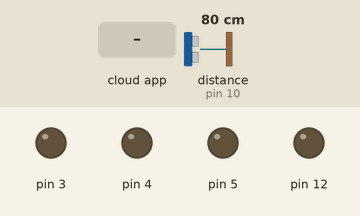
Simulated run of this sketch. Board: Arduino Uno, built with avr-gcc and run on an emulated ATmega328P. Shown: output pins drawn as LEDs (lit = HIGH). Inputs (shaded band) come from the test bench; at power-on: distance to the obstacle (sensor on pin 10) 80 cm. The echo pulse lasts 58.3 µs per cm; the ROS host is connected and sends only what is stated.

Above: at 1.2 s.
1.3 s: the phone or cloud app sets sender to 45
At 1.9 s:
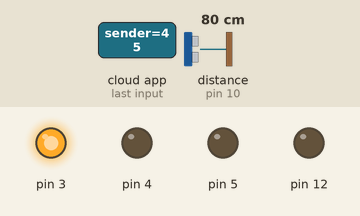
2.8 s: the phone or cloud app sets sender to 0
At 3.4 s:
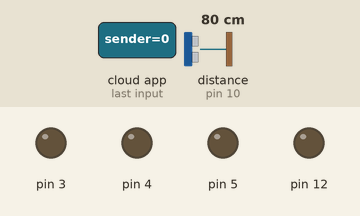
4.3 s: the phone or cloud app sets sender to 90
At 5.0 s:
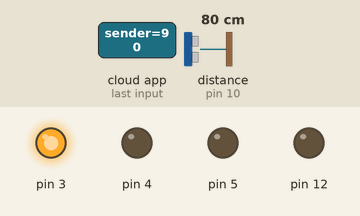
Timing chart, 0 to 7.3 s (numbered marks = the images above; inputs shaded):
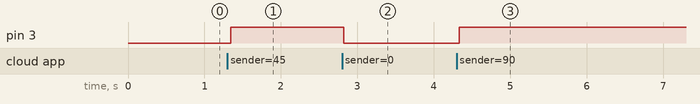

The sketch:

rospy_ardiuno.ino
```cpp
#include <ros.h> // Robot Operating System (ROS) official library
#include <ArduinoHardware.h> // Arduino library for non Arduino IDE compatibility
#include <std_msgs/Int32.h> // Integer messages for ROS
#include <NewPing.h> // Library for HC-SR04 https://playground.arduino.cc/Code/NewPing

// HC-SR04 values
#define TRIGGER_PIN 9
#define ECHO_PIN 10
#define MAX_DISTANCE 400 // Max distance in centimeters.

// Declare a sonar Object
NewPing sonar(TRIGGER_PIN, ECHO_PIN, MAX_DISTANCE);
void messageCb(const std_msgs::Int32 & msg)
{
  int Sonar_value = msg.data;
  digitalWrite(12, LOW);

  if (Sonar_value > 30)
  {
    digitalWrite(3, HIGH);
    digitalWrite(4, LOW);
    digitalWrite(5, LOW);

    delay(20);
  }
  else if (Sonar_value > 20)
  {
    digitalWrite(12, HIGH);
    digitalWrite(4, HIGH);
    digitalWrite(3, LOW);
    digitalWrite(5, LOW);


  }
  else if (Sonar_value > 0)
  {
    digitalWrite(12, HIGH);
    digitalWrite(5, HIGH);
    digitalWrite(4, LOW);
    digitalWrite(3, LOW);

  }
  else
  {
    digitalWrite(3, LOW);
    digitalWrite(4, LOW);
    digitalWrite(5, LOW);
    digitalWrite(12, LOW);

  }

}
ros::NodeHandle nh;
ros::Subscriber<std_msgs::Int32> sub_sender("sender", &messageCb);
// Setup ros node and publisher
std_msgs::Int32 sonar_msg;
ros::Publisher pub_sonar("sonar", &sonar_msg);


int SetDistance = 0;
int cm_distance = 0;

void setup() {
  pinMode(3, OUTPUT);
  pinMode(4, OUTPUT);
  pinMode(5, OUTPUT);
  pinMode(12, OUTPUT);
  nh.initNode();
  nh.advertise(pub_sonar);
  nh.subscribe(sub_sender);
}

void loop() {
  delay(50);
  unsigned int micro_seconds = sonar.ping();
  cm_distance = micro_seconds / US_ROUNDTRIP_CM;

  sonar_msg.data = cm_distance;
  pub_sonar.publish(&sonar_msg); // Publishes data on

  nh.spinOnce();

}
```

Measured:
- after the input at 1.3 s, pin 3: LOW → HIGH after 0.05 s
- after the input at 2.8 s, pin 3: HIGH → LOW at once
- after the input at 4.3 s, pin 3: LOW → HIGH at once
